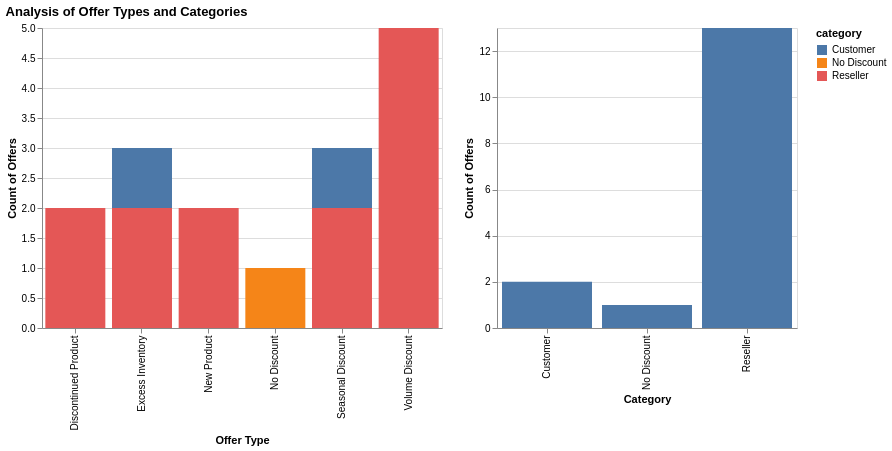

The notebook cell this image was saved under:
### Markdown cell above
### B.3 Explore Feature of Interest `type` and `category`

### Code cell
print(df['type'].value_counts())
print(df['category'].value_counts())

chart_type_category = alt.Chart(df).mark_bar().encode(
    x=alt.X('type:N', title='Offer Type'),
    y=alt.Y('count():Q', title='Count of Offers'),
    color='category:N',
    tooltip=['type', 'category', 'count():Q']
).properties(width=400, height=300)

chart_category_count = alt.Chart(df).mark_bar().encode(
    x=alt.X('category:N', title='Category'),
    y=alt.Y('count():Q', title='Count of Offers'),
    tooltip=['category', 'count():Q']
).properties(width=300, height=300)

alt.hconcat(chart_type_category, chart_category_count).properties(
    title='Analysis of Offer Types and Categories'
)

### Figure 1 — Vega-Lite specification as saved in the notebook (floating-point values rounded to 4 significant figures)
{"config": {"view": {"continuousWidth": 300, "continuousHeight": 300}}, "hconcat": [{"mark": {"type": "bar"}, "encoding": {"color": {"field": "category", "type": "nominal"}, "tooltip": [{"field": "type", "type": "nominal"}, {"field": "category", "type": "nominal"}, {"aggregate": "count", "type": "quantitative"}], "x": {"field": "type", "title": "Offer Type", "type": "nominal"}, "y": {"aggregate": "count", "title": "Count of Offers", "type": "quantitative"}}, "height": 300, "width": 400}, {"mark": {"type": "bar"}, "encoding": {"tooltip": [{"field": "category", "type": "nominal"}, {"aggregate": "count", "type": "quantitative"}], "x": {"field": "category", "title": "Category", "type": "nominal"}, "y": {"aggregate": "count", "title": "Count of Offers", "type": "quantitative"}}, "height": 300, "width": 300}], "data": {"name": "data-81225a2b52a30144435c38e0f99216de"}, "title": "Analysis of Offer Types and Categories", "$schema": "https://vega.github.io/schema/vega-lite/v5.20.1.json", "datasets": {"data-81225a2b52a30144435c38e0f99216de": [{"special_offer_id": "a1444fcd-4b51-4227-94cf-b13c1a2a6281", "min_quantity": 0.0, "max_quantity": null, "description": "No Discount", "discount_pct": 0.0, "type": "No Discount", "category": "No Discount", "start_date": "2011-05-01 00:00:00", "end_date": "2014-11-30 00:00:00"}, {"special_offer_id": "df7c9acd-bc0c-4ab0-93ec-064e2b93af0d", "min_quantity": 11.0, "max_quantity": 14.0, "description": "Volume Discount 11 to 14", "discount_pct": 0.02, "type": "Volume Discount", "category": "Reseller", "start_date": "2011-05-31 00:00:00", "end_date": "2014-05-30 00:00:00"}, {"special_offer_id": "da53c22d-5867-4110-b1d0-8d84bea95ab5", "min_quantity": 15.0, "max_quantity": 24.0, "description": "Volume Discount 15 to 24", "discount_pct": 0.05, "type": "Volume Discount", "category": "Reseller", "start_date": "2011-05-31 00:00:00", "end_date": "2014-05-30 00:00:00"}, {"special_offer_id": "aec729b3-e92e-4f2c-971c-4c5d426a99b9", "min_quantity": 25.0, "max_quantity": 40.0, "description": "Volume Discount 25 to 40", "discount_pct": 0.1, "type": "Volume Discount", "category": "Reseller", "start_date": "2011-05-31 00:00:00", "end_date": "2014-05-30 00:00:00"}, {"special_offer_id": "41f713bd-c29a-4ab1-ae06-dbb51ec03ec0", "min_quantity": 41.0, "max_quantity": 60.0, "description": "Volume Discount 41 to 60", "discount_pct": 0.15, "type": "Volume Discount", "category": "Reseller", "start_date": "2011-05-31 00:00:00", "end_date": "2014-05-30 00:00:00"}, {"special_offer_id": "aec8118d-8c09-4aa9-94f1-e83b9ce8ed96", "min_quantity": 61.0, "max_quantity": null, "description": "Volume Discount over 60", "discount_pct": 0.2, "type": "Volume Discount", "category": "Reseller", "start_date": "2011-05-31 00:00:00", "end_date": "2014-05-30 00:00:00"}, {"special_offer_id": "c56f47a7-91e8-42c0-ba34-1048ceb3deb0", "min_quantity": 0.0, "max_quantity": null, "description": "Mountain-100 Clearance Sale", "discount_pct": 0.35, "type": "Discontinued Product", "category": "Reseller", "start_date": "2012-04-13 00:00:00", "end_date": "2012-05-29 00:00:00"}, {"special_offer_id": "acc417ee-ae0e-4d78-8f48-3f541565c54e", "min_quantity": 0.0, "max_quantity": null, "description": "Sport Helmet Discount-2002", "discount_pct": 0.1, "type": "Seasonal Discount", "category": "Reseller", "start_date": "2012-05-30 00:00:00", "end_date": "2012-06-29 00:00:00"}, {"special_offer_id": "7a5bcdc4-f911-44d3-9567-2d0e118e94fd", "min_quantity": 0.0, "max_quantity": null, "description": "Road-650 Overstock", "discount_pct": 0.3, "type": "Excess Inventory", "category": "Reseller", "start_date": "2012-05-30 00:00:00", "end_date": "2012-07-30 00:00:00"}, {"special_offer_id": "7f6fec50-c118-4942-aca3-8c28b95e489b", "min_quantity": 0.0, "max_quantity": null, "description": "Mountain Tire Sale", "discount_pct": 0.5, "type": "Excess Inventory", "category": "Customer", "start_date": "2013-05-14 00:00:00", "end_date": "2013-07-29 00:00:00"}, {"special_offer_id": "a09a7508-0e3b-42aa-942e-dde8428b1f62", "min_quantity": 0.0, "max_quantity": null, "description": "Sport Helmet Discount-2003", "discount_pct": 0.15, "type": "Seasonal Discount", "category": "Reseller", "start_date": "2013-05-30 00:00:00", "end_date": "2013-06-29 00:00:00"}, {"special_offer_id": "c6fdf038-0e61-436b-a074-ba205a1221cc", "min_quantity": 0.0, "max_quantity": null, "description": "LL Road Frame Sale", "discount_pct": 0.35, "type": "Excess Inventory", "category": "Reseller", "start_date": "2013-05-30 00:00:00", "end_date": "2013-07-14 00:00:00"}, {"special_offer_id": "c319131d-f166-40fe-ab38-cc2cb9f370d8", "min_quantity": 0.0, "max_quantity": null, "description": "Touring-3000 Promotion", "discount_pct": 0.15, "type": "New Product", "category": "Reseller", "start_date": "2013-05-30 00:00:00", "end_date": "2013-08-29 00:00:00"}, {"special_offer_id": "6468cb43-e8b4-475f-b705-f4d37f1c59eb", "min_quantity": 0.0, "max_quantity": null, "description": "Touring-1000 Promotion", "discount_pct": 0.2, "type": "New Product", "category": "Reseller", "start_date": "2013-05-30 00:00:00", "end_date": "2013-08-29 00:00:00"}, {"special_offer_id": "26e5fe80-b12f-43fe-aeb0-f8bd97970c49", "min_quantity": 0.0, "max_quantity": null, "description": "Half-Price Pedal Sale", "discount_pct": 0.5, "type": "Seasonal Discount", "category": "Customer", "start_date": "2013-07-14 00:00:00", "end_date": "2013-08-14 00:00:00"}, {"special_offer_id": "57594a82-1a1c-497b-98dd-90e46a1c045c", "min_quantity": 0.0, "max_quantity": null, "description": "Mountain-500 Silver Clearance Sale", "discount_pct": 0.4, "type": "Discontinued Product", "category": "Reseller", "start_date": "2014-03-31 00:00:00", "end_date": "2014-05-30 00:00:00"}]}}
